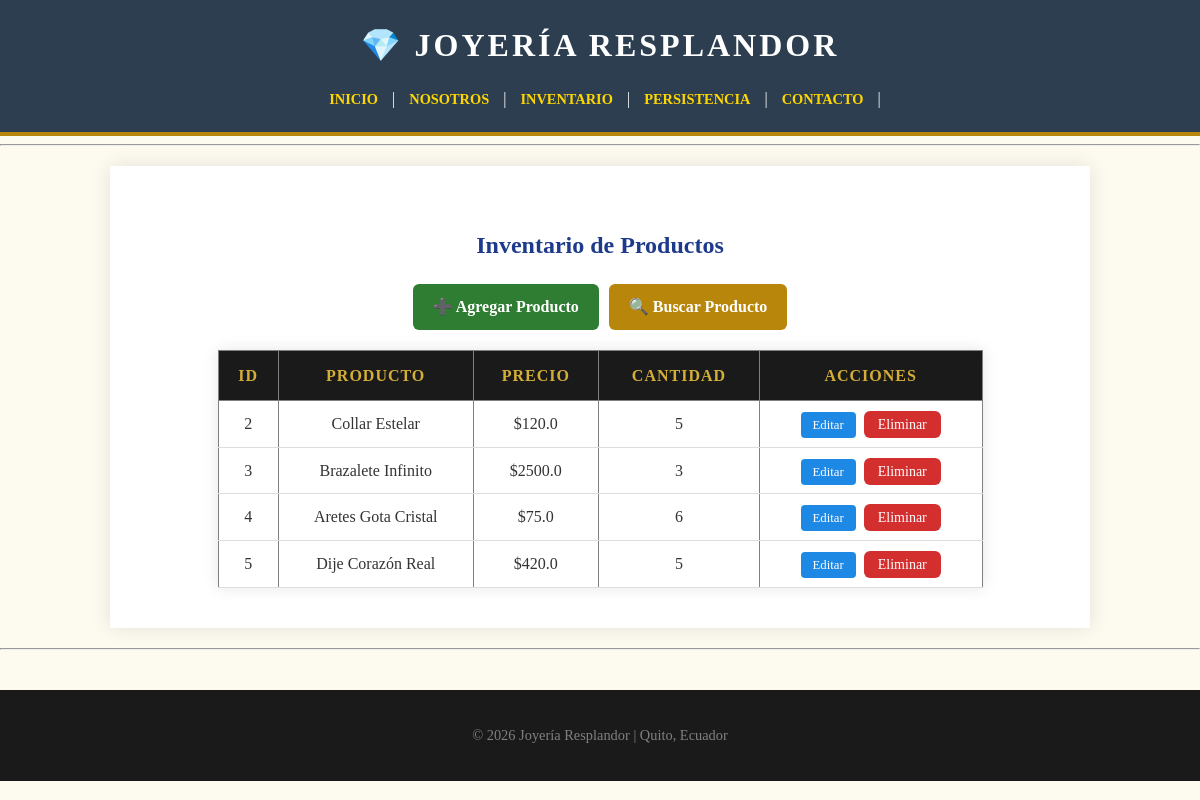
The app's page /inventario, older data.
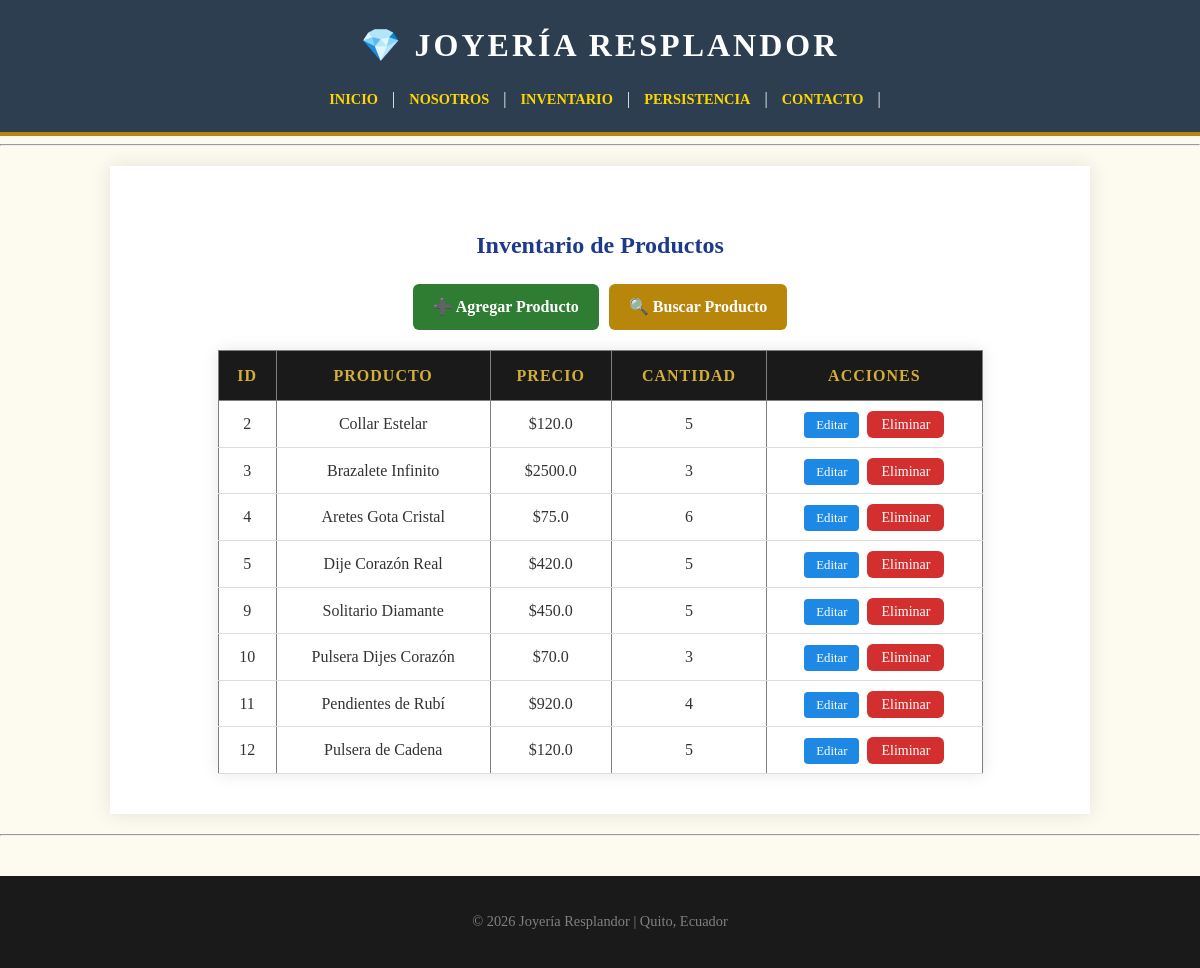
The same page, newer data.
### tables this page shows
CREATE TABLE productos (
                            id INTEGER PRIMARY KEY AUTOINCREMENT,
                            modelo TEXT,
                            coleccion TEXT,
                            material TEXT,
                            peso TEXT,
                            cantidad INTEGER,
                            precio REAL);

### app.py (the view)
@app.route('/inventario')
def inventario():
    mi_catalogo = Catalogo()
    productos = mi_catalogo.obtener_todo()
    return render_template('inventario.html', productos=productos)

### inventario.py (called while the page is built)
    def crear_tabla(self):
        conexion = sqlite3.connect(self.db_name)
        cursor = conexion.cursor()
        cursor.execute('''
            CREATE TABLE IF NOT EXISTS productos (
                id INTEGER PRIMARY KEY AUTOINCREMENT,
                modelo TEXT,
                coleccion TEXT,
                material TEXT,
                peso TEXT,
                cantidad INTEGER,
                precio REAL
            )
        ''')
        conexion.commit()
        conexion.close()

    def obtener_todo(self):
        conexion = sqlite3.connect(self.db_name)
        cursor = conexion.cursor()
        cursor.execute("SELECT * FROM productos")
        filas = cursor.fetchall()
        conexion.close()
        return [Pieza(f[0], f[1], f[2], f[3], f[4], f[5], f[6]) for f in filas]

    def sincronizar_diccionario(self):
        lista_productos = self.obtener_todo()
        self.productos_dict = {p.id: p for p in lista_productos}

### templates/inventario.html
{% extends "base.html" %}
{% block content %}
<h2 style="text-align:center; color:#1e3a8a;">Inventario de Productos</h2>
<div style="text-align:center; margin-bottom:20px;">
    <a href="{{ url_for('agregar') }}" class="btn-agregar-principal">
        ➕ Agregar Producto
    <a href="{{ url_for('buscar') }}" class="btn-buscar-principal">
        🔍 Buscar Producto
    </a>
</div>
<table border="1" style="width:85%; margin:auto; border-collapse: collapse; text-align:center;">
    <tr style="background-color:#1e88e5; color:white;">
        <th>ID</th>
        <th>Producto</th>
        <th>Precio</th>
        <th>Cantidad</th>
        <th>Acciones</th>
    </tr>
    {% for p in productos %}
    <tr>
        <td>{{ p.id }}</td>
        <td>{{ p.modelo }}</td>
        <td>${{ p.precio }}</td>
        <td>{{ p.cantidad }}</td>
        <td>
            <a href="{{ url_for('editar', id=p.id) }}" class="btn-editar">Editar</a>
           <a href="{{ url_for('eliminar', id=p.id) }}"
   class="btn-eliminar"
   onclick="confirmarEliminacion(event, this.href)">
   Eliminar
</a>
        </td>
    </tr>
    {% endfor %}
</table>
{% endblock %}

### templates/base.html (shortened to what this page needs)
<!DOCTYPE html>
<html lang="es">
<head>
    <link rel="stylesheet" href="{{ url_for('static', filename='styles.css') }}">
</head>
<body>
<header style="background-color: #2c3e50; color: white; padding: 20px; text-align: center;">
    <h1>💎 Joyería Resplandor</h1>
    <nav>
        <a href="{{ url_for('inicio') }}" style="color: gold; margin: 10px; text-decoration: none;">Inicio</a> |
        <a href="{{ url_for('about') }}" style="color: gold; margin: 10px; text-decoration: none;">Nosotros</a> |
        <a href="{{ url_for('inventario') }}" style="color: gold; margin: 10px; text-decoration: none;">Inventario</a> |
        <a href="{{ url_for('ver_datos') }}" style="color: gold; margin: 10px; text-decoration: none;">Persistencia</a> |
        <a href="{{ url_for('contacto') }}" style="color: gold; margin: 10px; text-decoration: none;">Contacto</a> |
    </nav>
</header>
<hr>
<main style="padding: 40px; min-height: 300px;">
    {% block content %}
    {% endblock %}
</main>
<hr>
<footer style="text-align: center; font-size: 0.9em; color: gray;">
    <p>&copy; 2026 Joyería Resplandor | Quito, Ecuador</p>
</footer>
</body>
</html>

### static/styles.css (style rules this page uses)
body { font-family: 'Georgia', serif; line-height: 1.6; margin: 0; padding: 0; background-color: #fdfbf0; color: #333; }
header { background-color: #1a1a1a; color: #d4af37; padding: 2rem 1rem; text-align: center; border-bottom: 4px solid #b8860b; }
header h1 { margin: 0; letter-spacing: 3px; text-transform: uppercase; }
nav { margin-top: 15px; }
nav a { color: #fff; text-decoration: none; margin: 0 15px; font-weight: bold; font-size: 0.9rem; text-transform: uppercase; transition: 0.3s; }
main { padding: 40px; min-height: 400px; background-color: #ffffff; max-width: 900px; margin: 20px auto; box-shadow: 0 0 20px rgba(0,0,0,0.1); }
footer { text-align: center; padding: 20px; background-color: #1a1a1a; color: #888; font-size: 0.8rem; margin-top: 40px; }
table { width: 90%; margin: 20px auto; border-collapse: collapse; background-color: #ffffff; box-shadow: 0 0 15px rgba(0,0,0,0.1); }
th { background-color: #1a1a1a; color: #d4af37; padding: 12px; text-transform: uppercase; letter-spacing: 1px; }
td { padding: 10px; border-bottom: 1px solid #ddd; text-align: center; }
.btn-editar { background-color: #1e88e5; padding: 6px 12px; color: white; text-decoration: none; border-radius: 4px; font-size: 0.8rem; margin: 2px; }
.btn-eliminar { background-color: #c62828; padding: 6px 12px; color: white; text-decoration: none; border-radius: 4px; font-size: 0.8rem; margin: 2px; }
.btn-agregar-principal { background-color: #2e7d32; padding: 10px 20px; color: white; text-decoration: none; border-radius: 6px; font-weight: bold; display: inline-block; }
.btn-buscar-principal { background-color: #b8860b; padding: 10px 20px; color: white; text-decoration: none; border-radius: 6px; font-weight: bold; display: inline-block; margin-left: 10px; }
.btn-eliminar { background:#d32f2f; color:white; padding:6px 14px; border-radius:6px; text-decoration:none; font-size:14px; }

Row changes from the older to the newer data that the page shows:
added productos: id "9", modelo "Solitario Diamante", precio "450.0", cantidad "5"
added productos: id "10", modelo "Pulsera Dijes Corazón", precio "70.0", cantidad "3"
added productos: id "11", modelo "Pendientes de Rubí", precio "920.0", cantidad "4"
added productos: id "12", modelo "Pulsera de Cadena", precio "120.0", cantidad "5"
